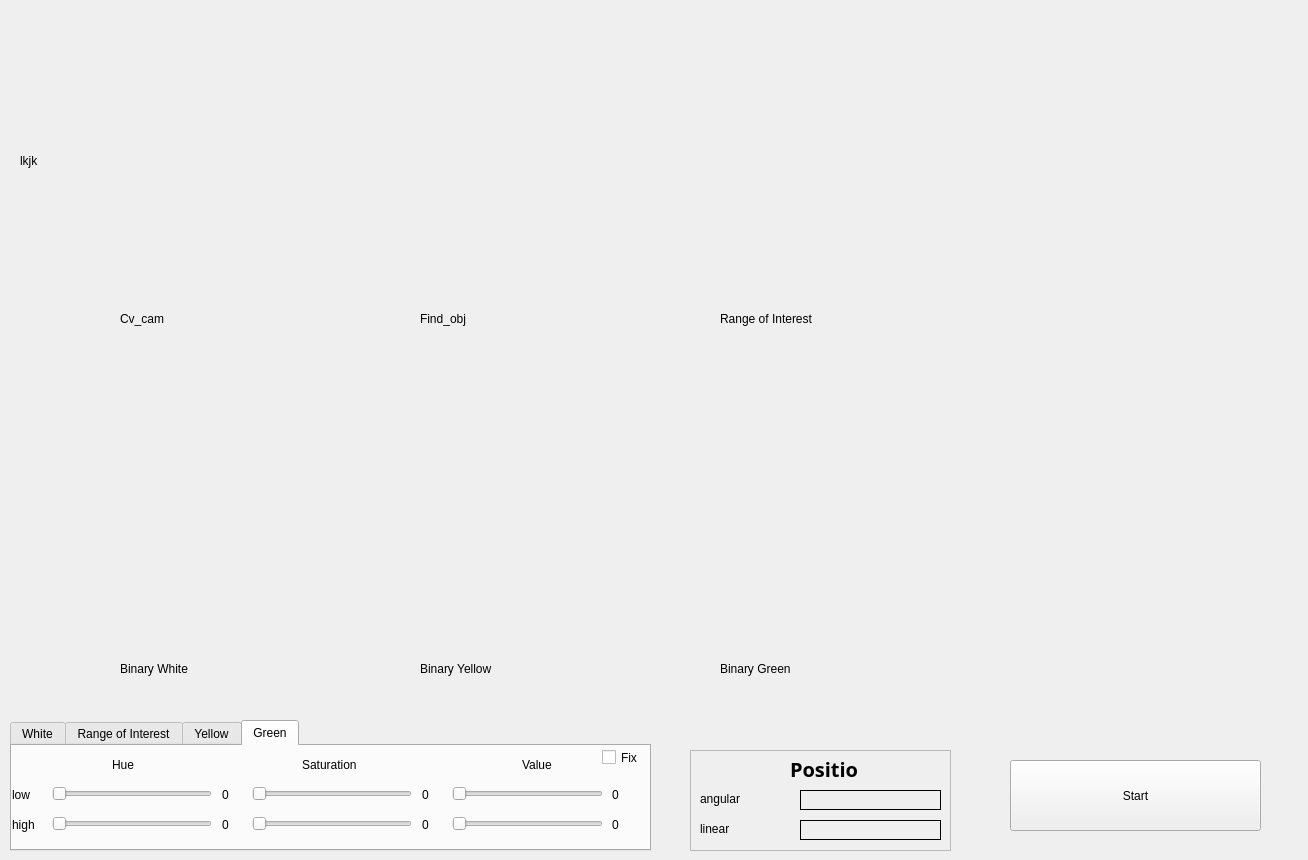
<?xml version="1.0" encoding="UTF-8"?>
<ui version="4.0">
 <class>MainWindowDesign</class>
 <widget class="QMainWindow" name="MainWindowDesign">
  <property name="geometry">
   <rect>
    <x>0</x>
    <y>0</y>
    <width>1308</width>
    <height>860</height>
   </rect>
  </property>
  <property name="windowTitle">
   <string>QRosApp</string>
  </property>
  <property name="windowIcon">
   <iconset resource="../resources/images.qrc">
    <normaloff>:/images/icon.png</normaloff>:/images/icon.png</iconset>
  </property>
  <property name="locale">
   <locale language="English" country="Australia"/>
  </property>
  <widget class="QWidget" name="centralwidget">
   <widget class="QLabel" name="Cv_cam">
    <property name="geometry">
     <rect>
      <x>20</x>
      <y>40</y>
      <width>241</width>
      <height>241</height>
     </rect>
    </property>
    <property name="text">
     <string>lkjk</string>
    </property>
   </widget>
   <widget class="QLabel" name="Find_obj">
    <property name="geometry">
     <rect>
      <x>320</x>
      <y>40</y>
      <width>241</width>
      <height>241</height>
     </rect>
    </property>
    <property name="text">
     <string/>
    </property>
   </widget>
   <widget class="QLabel" name="RoI">
    <property name="geometry">
     <rect>
      <x>620</x>
      <y>40</y>
      <width>241</width>
      <height>241</height>
     </rect>
    </property>
    <property name="text">
     <string/>
    </property>
   </widget>
   <widget class="QLabel" name="cam_label">
    <property name="geometry">
     <rect>
      <x>120</x>
      <y>310</y>
      <width>67</width>
      <height>17</height>
     </rect>
    </property>
    <property name="text">
     <string>Cv_cam</string>
    </property>
   </widget>
   <widget class="QLabel" name="find_label">
    <property name="geometry">
     <rect>
      <x>420</x>
      <y>310</y>
      <width>67</width>
      <height>17</height>
     </rect>
    </property>
    <property name="text">
     <string>Find_obj</string>
    </property>
   </widget>
   <widget class="QLabel" name="Roi_label">
    <property name="geometry">
     <rect>
      <x>720</x>
      <y>310</y>
      <width>171</width>
      <height>17</height>
     </rect>
    </property>
    <property name="text">
     <string>Range of Interest</string>
    </property>
   </widget>
   <widget class="QLabel" name="Binary_Orange">
    <property name="geometry">
     <rect>
      <x>320</x>
      <y>390</y>
      <width>241</width>
      <height>241</height>
     </rect>
    </property>
    <property name="text">
     <string/>
    </property>
   </widget>
   <widget class="QLabel" name="White">
    <property name="geometry">
     <rect>
      <x>120</x>
      <y>660</y>
      <width>111</width>
      <height>17</height>
     </rect>
    </property>
    <property name="text">
     <string>Binary White</string>
    </property>
   </widget>
   <widget class="QLabel" name="Orange">
    <property name="geometry">
     <rect>
      <x>420</x>
      <y>660</y>
      <width>121</width>
      <height>17</height>
     </rect>
    </property>
    <property name="text">
     <string>Binary Yellow</string>
    </property>
   </widget>
   <widget class="QLabel" name="Green">
    <property name="geometry">
     <rect>
      <x>720</x>
      <y>660</y>
      <width>171</width>
      <height>17</height>
     </rect>
    </property>
    <property name="text">
     <string>Binary Green</string>
    </property>
   </widget>
   <widget class="QLabel" name="Binary_Lime">
    <property name="geometry">
     <rect>
      <x>620</x>
      <y>390</y>
      <width>241</width>
      <height>241</height>
     </rect>
    </property>
    <property name="text">
     <string/>
    </property>
   </widget>
   <widget class="QLabel" name="Binary_White">
    <property name="geometry">
     <rect>
      <x>20</x>
      <y>390</y>
      <width>241</width>
      <height>241</height>
     </rect>
    </property>
    <property name="text">
     <string/>
    </property>
   </widget>
   <widget class="QTabWidget" name="tabWidget">
    <property name="geometry">
     <rect>
      <x>10</x>
      <y>720</y>
      <width>641</width>
      <height>131</height>
     </rect>
    </property>
    <property name="currentIndex">
     <number>3</number>
    </property>
    <widget class="QWidget" name="HSVBox">
     <attribute name="title">
      <string>White</string>
     </attribute>
     <widget class="QSlider" name="low_Hue">
      <property name="geometry">
       <rect>
        <x>40</x>
        <y>40</y>
        <width>160</width>
        <height>16</height>
       </rect>
      </property>
      <property name="maximum">
       <number>179</number>
      </property>
      <property name="orientation">
       <enum>Qt::Horizontal</enum>
      </property>
     </widget>
     <widget class="QSlider" name="high_Hue">
      <property name="geometry">
       <rect>
        <x>40</x>
        <y>70</y>
        <width>160</width>
        <height>16</height>
       </rect>
      </property>
      <property name="maximum">
       <number>179</number>
      </property>
      <property name="orientation">
       <enum>Qt::Horizontal</enum>
      </property>
     </widget>
     <widget class="QSlider" name="high_Value">
      <property name="geometry">
       <rect>
        <x>440</x>
        <y>70</y>
        <width>151</width>
        <height>16</height>
       </rect>
      </property>
      <property name="maximum">
       <number>255</number>
      </property>
      <property name="orientation">
       <enum>Qt::Horizontal</enum>
      </property>
     </widget>
     <widget class="QSlider" name="low_Value">
      <property name="geometry">
       <rect>
        <x>440</x>
        <y>40</y>
        <width>151</width>
        <height>16</height>
       </rect>
      </property>
      <property name="maximum">
       <number>255</number>
      </property>
      <property name="orientation">
       <enum>Qt::Horizontal</enum>
      </property>
     </widget>
     <widget class="QSlider" name="low_Saturation">
      <property name="geometry">
       <rect>
        <x>240</x>
        <y>40</y>
        <width>160</width>
        <height>16</height>
       </rect>
      </property>
      <property name="maximum">
       <number>255</number>
      </property>
      <property name="orientation">
       <enum>Qt::Horizontal</enum>
      </property>
     </widget>
     <widget class="QSlider" name="high_Saturation">
      <property name="geometry">
       <rect>
        <x>240</x>
        <y>70</y>
        <width>160</width>
        <height>16</height>
       </rect>
      </property>
      <property name="maximum">
       <number>255</number>
      </property>
      <property name="orientation">
       <enum>Qt::Horizontal</enum>
      </property>
     </widget>
     <widget class="QLabel" name="label">
      <property name="geometry">
       <rect>
        <x>100</x>
        <y>10</y>
        <width>31</width>
        <height>16</height>
       </rect>
      </property>
      <property name="layoutDirection">
       <enum>Qt::LeftToRight</enum>
      </property>
      <property name="text">
       <string>Hue</string>
      </property>
     </widget>
     <widget class="QLabel" name="label_2">
      <property name="geometry">
       <rect>
        <x>290</x>
        <y>10</y>
        <width>81</width>
        <height>17</height>
       </rect>
      </property>
      <property name="layoutDirection">
       <enum>Qt::LeftToRight</enum>
      </property>
      <property name="text">
       <string>Saturation</string>
      </property>
     </widget>
     <widget class="QLabel" name="label_3">
      <property name="geometry">
       <rect>
        <x>510</x>
        <y>10</y>
        <width>61</width>
        <height>17</height>
       </rect>
      </property>
      <property name="layoutDirection">
       <enum>Qt::LeftToRight</enum>
      </property>
      <property name="text">
       <string>Value</string>
      </property>
     </widget>
     <widget class="QLabel" name="low">
      <property name="geometry">
       <rect>
        <x>0</x>
        <y>40</y>
        <width>31</width>
        <height>17</height>
       </rect>
      </property>
      <property name="text">
       <string>low</string>
      </property>
     </widget>
     <widget class="QLabel" name="high">
      <property name="geometry">
       <rect>
        <x>0</x>
        <y>70</y>
        <width>31</width>
        <height>17</height>
       </rect>
      </property>
      <property name="text">
       <string>high</string>
      </property>
     </widget>
     <widget class="QLabel" name="HueL">
      <property name="geometry">
       <rect>
        <x>210</x>
        <y>40</y>
        <width>31</width>
        <height>17</height>
       </rect>
      </property>
      <property name="text">
       <string>0</string>
      </property>
     </widget>
     <widget class="QLabel" name="HueH">
      <property name="geometry">
       <rect>
        <x>210</x>
        <y>70</y>
        <width>31</width>
        <height>17</height>
       </rect>
      </property>
      <property name="text">
       <string>0</string>
      </property>
     </widget>
     <widget class="QLabel" name="SatL">
      <property name="geometry">
       <rect>
        <x>410</x>
        <y>40</y>
        <width>31</width>
        <height>17</height>
       </rect>
      </property>
      <property name="text">
       <string>0</string>
      </property>
     </widget>
     <widget class="QLabel" name="SatH">
      <property name="geometry">
       <rect>
        <x>410</x>
        <y>70</y>
        <width>31</width>
        <height>17</height>
       </rect>
      </property>
      <property name="text">
       <string>0</string>
      </property>
     </widget>
     <widget class="QLabel" name="ValL">
      <property name="geometry">
       <rect>
        <x>600</x>
        <y>40</y>
        <width>31</width>
        <height>17</height>
       </rect>
      </property>
      <property name="text">
       <string>0</string>
      </property>
     </widget>
     <widget class="QLabel" name="ValH">
      <property name="geometry">
       <rect>
        <x>600</x>
        <y>70</y>
        <width>31</width>
        <height>17</height>
       </rect>
      </property>
      <property name="text">
       <string>0</string>
      </property>
     </widget>
     <widget class="QCheckBox" name="checkBox">
      <property name="geometry">
       <rect>
        <x>590</x>
        <y>0</y>
        <width>41</width>
        <height>23</height>
       </rect>
      </property>
      <property name="text">
       <string>Fix</string>
      </property>
     </widget>
    </widget>
    <widget class="QWidget" name="FindBox">
     <attribute name="title">
      <string>Range of Interest</string>
     </attribute>
     <widget class="QLabel" name="low_3">
      <property name="geometry">
       <rect>
        <x>0</x>
        <y>40</y>
        <width>31</width>
        <height>17</height>
       </rect>
      </property>
      <property name="text">
       <string>low</string>
      </property>
     </widget>
     <widget class="QLabel" name="HueL_3">
      <property name="geometry">
       <rect>
        <x>210</x>
        <y>40</y>
        <width>31</width>
        <height>17</height>
       </rect>
      </property>
      <property name="text">
       <string>0</string>
      </property>
     </widget>
     <widget class="QSlider" name="high_Value_3">
      <property name="geometry">
       <rect>
        <x>440</x>
        <y>70</y>
        <width>151</width>
        <height>16</height>
       </rect>
      </property>
      <property name="maximum">
       <number>255</number>
      </property>
      <property name="orientation">
       <enum>Qt::Horizontal</enum>
      </property>
     </widget>
     <widget class="QLabel" name="label_7">
      <property name="geometry">
       <rect>
        <x>510</x>
        <y>10</y>
        <width>61</width>
        <height>17</height>
       </rect>
      </property>
      <property name="layoutDirection">
       <enum>Qt::LeftToRight</enum>
      </property>
      <property name="text">
       <string>Value</string>
      </property>
     </widget>
     <widget class="QLabel" name="SatL_3">
      <property name="geometry">
       <rect>
        <x>410</x>
        <y>40</y>
        <width>31</width>
        <height>17</height>
       </rect>
      </property>
      <property name="text">
       <string>0</string>
      </property>
     </widget>
     <widget class="QLabel" name="ValL_3">
      <property name="geometry">
       <rect>
        <x>600</x>
        <y>40</y>
        <width>31</width>
        <height>17</height>
       </rect>
      </property>
      <property name="text">
       <string>0</string>
      </property>
     </widget>
     <widget class="QSlider" name="low_Saturation_3">
      <property name="geometry">
       <rect>
        <x>240</x>
        <y>40</y>
        <width>160</width>
        <height>16</height>
       </rect>
      </property>
      <property name="maximum">
       <number>255</number>
      </property>
      <property name="orientation">
       <enum>Qt::Horizontal</enum>
      </property>
     </widget>
     <widget class="QLabel" name="ValH_3">
      <property name="geometry">
       <rect>
        <x>600</x>
        <y>70</y>
        <width>31</width>
        <height>17</height>
       </rect>
      </property>
      <property name="text">
       <string>0</string>
      </property>
     </widget>
     <widget class="QSlider" name="high_Saturation_3">
      <property name="geometry">
       <rect>
        <x>240</x>
        <y>70</y>
        <width>160</width>
        <height>16</height>
       </rect>
      </property>
      <property name="maximum">
       <number>255</number>
      </property>
      <property name="orientation">
       <enum>Qt::Horizontal</enum>
      </property>
     </widget>
     <widget class="QLabel" name="label_8">
      <property name="geometry">
       <rect>
        <x>290</x>
        <y>10</y>
        <width>81</width>
        <height>17</height>
       </rect>
      </property>
      <property name="layoutDirection">
       <enum>Qt::LeftToRight</enum>
      </property>
      <property name="text">
       <string>Saturation</string>
      </property>
     </widget>
     <widget class="QLabel" name="HueH_3">
      <property name="geometry">
       <rect>
        <x>210</x>
        <y>70</y>
        <width>31</width>
        <height>17</height>
       </rect>
      </property>
      <property name="text">
       <string>0</string>
      </property>
     </widget>
     <widget class="QLabel" name="SatH_3">
      <property name="geometry">
       <rect>
        <x>410</x>
        <y>70</y>
        <width>31</width>
        <height>17</height>
       </rect>
      </property>
      <property name="text">
       <string>0</string>
      </property>
     </widget>
     <widget class="QLabel" name="label_9">
      <property name="geometry">
       <rect>
        <x>100</x>
        <y>10</y>
        <width>31</width>
        <height>17</height>
       </rect>
      </property>
      <property name="layoutDirection">
       <enum>Qt::LeftToRight</enum>
      </property>
      <property name="text">
       <string>Hue</string>
      </property>
     </widget>
     <widget class="QSlider" name="low_Hue_3">
      <property name="geometry">
       <rect>
        <x>40</x>
        <y>40</y>
        <width>160</width>
        <height>16</height>
       </rect>
      </property>
      <property name="maximum">
       <number>179</number>
      </property>
      <property name="orientation">
       <enum>Qt::Horizontal</enum>
      </property>
     </widget>
     <widget class="QLabel" name="high_3">
      <property name="geometry">
       <rect>
        <x>0</x>
        <y>70</y>
        <width>31</width>
        <height>17</height>
       </rect>
      </property>
      <property name="text">
       <string>high</string>
      </property>
     </widget>
     <widget class="QSlider" name="high_Hue_3">
      <property name="geometry">
       <rect>
        <x>40</x>
        <y>70</y>
        <width>160</width>
        <height>16</height>
       </rect>
      </property>
      <property name="maximum">
       <number>179</number>
      </property>
      <property name="orientation">
       <enum>Qt::Horizontal</enum>
      </property>
     </widget>
     <widget class="QSlider" name="low_Value_3">
      <property name="geometry">
       <rect>
        <x>440</x>
        <y>40</y>
        <width>151</width>
        <height>16</height>
       </rect>
      </property>
      <property name="maximum">
       <number>255</number>
      </property>
      <property name="orientation">
       <enum>Qt::Horizontal</enum>
      </property>
     </widget>
     <widget class="QCheckBox" name="checkBox_2">
      <property name="geometry">
       <rect>
        <x>590</x>
        <y>0</y>
        <width>41</width>
        <height>23</height>
       </rect>
      </property>
      <property name="text">
       <string>Fix</string>
      </property>
     </widget>
    </widget>
    <widget class="QWidget" name="BinOBox">
     <attribute name="title">
      <string>Yellow</string>
     </attribute>
     <widget class="QLabel" name="low_4">
      <property name="geometry">
       <rect>
        <x>0</x>
        <y>40</y>
        <width>31</width>
        <height>17</height>
       </rect>
      </property>
      <property name="text">
       <string>low</string>
      </property>
     </widget>
     <widget class="QLabel" name="HueL_4">
      <property name="geometry">
       <rect>
        <x>210</x>
        <y>40</y>
        <width>31</width>
        <height>17</height>
       </rect>
      </property>
      <property name="text">
       <string>0</string>
      </property>
     </widget>
     <widget class="QSlider" name="high_Value_4">
      <property name="geometry">
       <rect>
        <x>440</x>
        <y>70</y>
        <width>151</width>
        <height>16</height>
       </rect>
      </property>
      <property name="maximum">
       <number>255</number>
      </property>
      <property name="orientation">
       <enum>Qt::Horizontal</enum>
      </property>
     </widget>
     <widget class="QLabel" name="label_10">
      <property name="geometry">
       <rect>
        <x>510</x>
        <y>10</y>
        <width>61</width>
        <height>17</height>
       </rect>
      </property>
      <property name="layoutDirection">
       <enum>Qt::LeftToRight</enum>
      </property>
      <property name="text">
       <string>Value</string>
      </property>
     </widget>
     <widget class="QLabel" name="SatL_4">
      <property name="geometry">
       <rect>
        <x>410</x>
        <y>40</y>
        <width>31</width>
        <height>17</height>
       </rect>
      </property>
      <property name="text">
       <string>0</string>
      </property>
     </widget>
     <widget class="QLabel" name="ValL_4">
      <property name="geometry">
       <rect>
        <x>600</x>
        <y>40</y>
        <width>31</width>
        <height>17</height>
       </rect>
      </property>
      <property name="text">
       <string>0</string>
      </property>
     </widget>
     <widget class="QSlider" name="low_Saturation_4">
      <property name="geometry">
       <rect>
        <x>240</x>
        <y>40</y>
        <width>160</width>
        <height>16</height>
       </rect>
      </property>
      <property name="maximum">
       <number>255</number>
      </property>
      <property name="orientation">
       <enum>Qt::Horizontal</enum>
      </property>
     </widget>
     <widget class="QLabel" name="ValH_4">
      <property name="geometry">
       <rect>
        <x>600</x>
        <y>70</y>
        <width>31</width>
        <height>17</height>
       </rect>
      </property>
      <property name="text">
       <string>0</string>
      </property>
     </widget>
     <widget class="QSlider" name="high_Saturation_4">
      <property name="geometry">
       <rect>
        <x>240</x>
        <y>70</y>
        <width>160</width>
        <height>16</height>
       </rect>
      </property>
      <property name="maximum">
       <number>255</number>
      </property>
      <property name="orientation">
       <enum>Qt::Horizontal</enum>
      </property>
     </widget>
     <widget class="QLabel" name="label_11">
      <property name="geometry">
       <rect>
        <x>290</x>
        <y>10</y>
        <width>81</width>
        <height>17</height>
       </rect>
      </property>
      <property name="layoutDirection">
       <enum>Qt::LeftToRight</enum>
      </property>
      <property name="text">
       <string>Saturation</string>
      </property>
     </widget>
     <widget class="QLabel" name="HueH_4">
      <property name="geometry">
       <rect>
        <x>210</x>
        <y>70</y>
        <width>31</width>
        <height>17</height>
       </rect>
      </property>
      <property name="text">
       <string>0</string>
      </property>
     </widget>
     <widget class="QLabel" name="SatH_4">
      <property name="geometry">
       <rect>
        <x>410</x>
        <y>70</y>
        <width>31</width>
        <height>17</height>
       </rect>
      </property>
      <property name="text">
       <string>0</string>
      </property>
     </widget>
     <widget class="QLabel" name="label_17">
      <property name="geometry">
       <rect>
        <x>100</x>
        <y>10</y>
        <width>31</width>
        <height>17</height>
       </rect>
      </property>
      <property name="layoutDirection">
       <enum>Qt::LeftToRight</enum>
      </property>
      <property name="text">
       <string>Hue</string>
      </property>
     </widget>
     <widget class="QSlider" name="low_Hue_4">
      <property name="geometry">
       <rect>
        <x>40</x>
        <y>40</y>
        <width>160</width>
        <height>16</height>
       </rect>
      </property>
      <property name="maximum">
       <number>179</number>
      </property>
      <property name="orientation">
       <enum>Qt::Horizontal</enum>
      </property>
     </widget>
     <widget class="QLabel" name="high_4">
      <property name="geometry">
       <rect>
        <x>0</x>
        <y>70</y>
        <width>31</width>
        <height>17</height>
       </rect>
      </property>
      <property name="text">
       <string>high</string>
      </property>
     </widget>
     <widget class="QSlider" name="high_Hue_4">
      <property name="geometry">
       <rect>
        <x>40</x>
        <y>70</y>
        <width>160</width>
        <height>16</height>
       </rect>
      </property>
      <property name="maximum">
       <number>179</number>
      </property>
      <property name="orientation">
       <enum>Qt::Horizontal</enum>
      </property>
     </widget>
     <widget class="QSlider" name="low_Value_4">
      <property name="geometry">
       <rect>
        <x>440</x>
        <y>40</y>
        <width>151</width>
        <height>16</height>
       </rect>
      </property>
      <property name="maximum">
       <number>255</number>
      </property>
      <property name="orientation">
       <enum>Qt::Horizontal</enum>
      </property>
     </widget>
     <widget class="QCheckBox" name="checkBox_3">
      <property name="geometry">
       <rect>
        <x>590</x>
        <y>0</y>
        <width>41</width>
        <height>23</height>
       </rect>
      </property>
      <property name="text">
       <string>Fix</string>
      </property>
     </widget>
    </widget>
    <widget class="QWidget" name="BinGBox">
     <attribute name="title">
      <string>Green</string>
     </attribute>
     <widget class="QLabel" name="low_5">
      <property name="geometry">
       <rect>
        <x>0</x>
        <y>40</y>
        <width>31</width>
        <height>17</height>
       </rect>
      </property>
      <property name="text">
       <string>low</string>
      </property>
     </widget>
     <widget class="QLabel" name="HueL_5">
      <property name="geometry">
       <rect>
        <x>210</x>
        <y>40</y>
        <width>31</width>
        <height>17</height>
       </rect>
      </property>
      <property name="text">
       <string>0</string>
      </property>
     </widget>
     <widget class="QSlider" name="high_Value_5">
      <property name="geometry">
       <rect>
        <x>440</x>
        <y>70</y>
        <width>151</width>
        <height>16</height>
       </rect>
      </property>
      <property name="maximum">
       <number>255</number>
      </property>
      <property name="orientation">
       <enum>Qt::Horizontal</enum>
      </property>
     </widget>
     <widget class="QLabel" name="label_18">
      <property name="geometry">
       <rect>
        <x>510</x>
        <y>10</y>
        <width>61</width>
        <height>17</height>
       </rect>
      </property>
      <property name="layoutDirection">
       <enum>Qt::LeftToRight</enum>
      </property>
      <property name="text">
       <string>Value</string>
      </property>
     </widget>
     <widget class="QLabel" name="SatL_5">
      <property name="geometry">
       <rect>
        <x>410</x>
        <y>40</y>
        <width>31</width>
        <height>17</height>
       </rect>
      </property>
      <property name="text">
       <string>0</string>
      </property>
     </widget>
     <widget class="QLabel" name="ValL_5">
      <property name="geometry">
       <rect>
        <x>600</x>
        <y>40</y>
        <width>31</width>
        <height>17</height>
       </rect>
      </property>
      <property name="text">
       <string>0</string>
      </property>
     </widget>
     <widget class="QSlider" name="low_Saturation_5">
      <property name="geometry">
       <rect>
        <x>240</x>
        <y>40</y>
        <width>160</width>
        <height>16</height>
       </rect>
      </property>
      <property name="maximum">
       <number>255</number>
      </property>
      <property name="orientation">
       <enum>Qt::Horizontal</enum>
      </property>
     </widget>
     <widget class="QLabel" name="ValH_5">
      <property name="geometry">
       <rect>
        <x>600</x>
        <y>70</y>
        <width>31</width>
        <height>17</height>
       </rect>
      </property>
      <property name="text">
       <string>0</string>
      </property>
     </widget>
     <widget class="QSlider" name="high_Saturation_5">
      <property name="geometry">
       <rect>
        <x>240</x>
        <y>70</y>
        <width>160</width>
        <height>16</height>
       </rect>
      </property>
      <property name="maximum">
       <number>255</number>
      </property>
      <property name="orientation">
       <enum>Qt::Horizontal</enum>
      </property>
     </widget>
     <widget class="QLabel" name="label_19">
      <property name="geometry">
       <rect>
        <x>290</x>
        <y>10</y>
        <width>81</width>
        <height>17</height>
       </rect>
      </property>
      <property name="layoutDirection">
       <enum>Qt::LeftToRight</enum>
      </property>
      <property name="text">
       <string>Saturation</string>
      </property>
     </widget>
     <widget class="QLabel" name="HueH_5">
      <property name="geometry">
       <rect>
        <x>210</x>
        <y>70</y>
        <width>31</width>
        <height>17</height>
       </rect>
      </property>
      <property name="text">
       <string>0</string>
      </property>
     </widget>
     <widget class="QLabel" name="SatH_5">
      <property name="geometry">
       <rect>
        <x>410</x>
        <y>70</y>
        <width>31</width>
        <height>17</height>
       </rect>
      </property>
      <property name="text">
       <string>0</string>
      </property>
     </widget>
     <widget class="QLabel" name="label_20">
      <property name="geometry">
       <rect>
        <x>100</x>
        <y>10</y>
        <width>31</width>
        <height>17</height>
       </rect>
      </property>
      <property name="layoutDirection">
       <enum>Qt::LeftToRight</enum>
      </property>
      <property name="text">
       <string>Hue</string>
      </property>
     </widget>
     <widget class="QSlider" name="low_Hue_5">
      <property name="geometry">
       <rect>
        <x>40</x>
        <y>40</y>
        <width>160</width>
        <height>16</height>
       </rect>
      </property>
      <property name="maximum">
       <number>179</number>
      </property>
      <property name="orientation">
       <enum>Qt::Horizontal</enum>
      </property>
     </widget>
     <widget class="QLabel" name="high_5">
      <property name="geometry">
       <rect>
        <x>0</x>
        <y>70</y>
        <width>31</width>
        <height>17</height>
       </rect>
      </property>
      <property name="text">
       <string>high</string>
      </property>
     </widget>
     <widget class="QSlider" name="high_Hue_5">
      <property name="geometry">
       <rect>
        <x>40</x>
        <y>70</y>
        <width>160</width>
        <height>16</height>
       </rect>
      </property>
      <property name="maximum">
       <number>179</number>
      </property>
      <property name="orientation">
       <enum>Qt::Horizontal</enum>
      </property>
     </widget>
     <widget class="QSlider" name="low_Value_5">
      <property name="geometry">
       <rect>
        <x>440</x>
        <y>40</y>
        <width>151</width>
        <height>16</height>
       </rect>
      </property>
      <property name="maximum">
       <number>255</number>
      </property>
      <property name="orientation">
       <enum>Qt::Horizontal</enum>
      </property>
     </widget>
     <widget class="QCheckBox" name="checkBox_4">
      <property name="geometry">
       <rect>
        <x>590</x>
        <y>0</y>
        <width>41</width>
        <height>23</height>
       </rect>
      </property>
      <property name="text">
       <string>Fix</string>
      </property>
     </widget>
    </widget>
   </widget>
   <widget class="QFrame" name="Position">
    <property name="geometry">
     <rect>
      <x>690</x>
      <y>750</y>
      <width>261</width>
      <height>101</height>
     </rect>
    </property>
    <property name="frameShape">
     <enum>QFrame::StyledPanel</enum>
    </property>
    <property name="frameShadow">
     <enum>QFrame::Raised</enum>
    </property>
    <widget class="QLabel" name="label_12">
     <property name="geometry">
      <rect>
       <x>100</x>
       <y>10</y>
       <width>67</width>
       <height>17</height>
      </rect>
     </property>
     <property name="font">
      <font>
       <family>Ubuntu Condensed</family>
       <pointsize>15</pointsize>
       <weight>75</weight>
       <bold>true</bold>
      </font>
     </property>
     <property name="text">
      <string>Position</string>
     </property>
    </widget>
    <widget class="QLabel" name="label_13">
     <property name="geometry">
      <rect>
       <x>10</x>
       <y>40</y>
       <width>91</width>
       <height>17</height>
      </rect>
     </property>
     <property name="text">
      <string>angular</string>
     </property>
    </widget>
    <widget class="QLabel" name="label_14">
     <property name="geometry">
      <rect>
       <x>10</x>
       <y>70</y>
       <width>91</width>
       <height>17</height>
      </rect>
     </property>
     <property name="text">
      <string>linear</string>
     </property>
    </widget>
    <widget class="QLabel" name="Orangestat">
     <property name="geometry">
      <rect>
       <x>110</x>
       <y>40</y>
       <width>141</width>
       <height>20</height>
      </rect>
     </property>
     <property name="frameShape">
      <enum>QFrame::Box</enum>
     </property>
     <property name="text">
      <string/>
     </property>
    </widget>
    <widget class="QLabel" name="Limestat">
     <property name="geometry">
      <rect>
       <x>110</x>
       <y>70</y>
       <width>141</width>
       <height>20</height>
      </rect>
     </property>
     <property name="frameShape">
      <enum>QFrame::Box</enum>
     </property>
     <property name="text">
      <string/>
     </property>
    </widget>
   </widget>
   <widget class="QPushButton" name="pushButton">
    <property name="geometry">
     <rect>
      <x>1010</x>
      <y>760</y>
      <width>251</width>
      <height>71</height>
     </rect>
    </property>
    <property name="text">
     <string>Start</string>
    </property>
   </widget>
  </widget>
  <action name="action_Quit">
   <property name="text">
    <string>&amp;Quit</string>
   </property>
   <property name="shortcut">
    <string>Ctrl+Q</string>
   </property>
   <property name="shortcutContext">
    <enum>Qt::ApplicationShortcut</enum>
   </property>
  </action>
  <action name="action_Preferences">
   <property name="text">
    <string>&amp;Preferences</string>
   </property>
  </action>
  <action name="actionAbout">
   <property name="text">
    <string>&amp;About</string>
   </property>
  </action>
  <action name="actionAbout_Qt">
   <property name="text">
    <string>About &amp;Qt</string>
   </property>
  </action>
 </widget>
 <resources>
  <include location="../resources/images.qrc"/>
 </resources>
 <connections>
  <connection>
   <sender>action_Quit</sender>
   <signal>triggered()</signal>
   <receiver>MainWindowDesign</receiver>
   <slot>close()</slot>
   <hints>
    <hint type="sourcelabel">
     <x>-1</x>
     <y>-1</y>
    </hint>
    <hint type="destinationlabel">
     <x>399</x>
     <y>299</y>
    </hint>
   </hints>
  </connection>
 </connections>
</ui>
